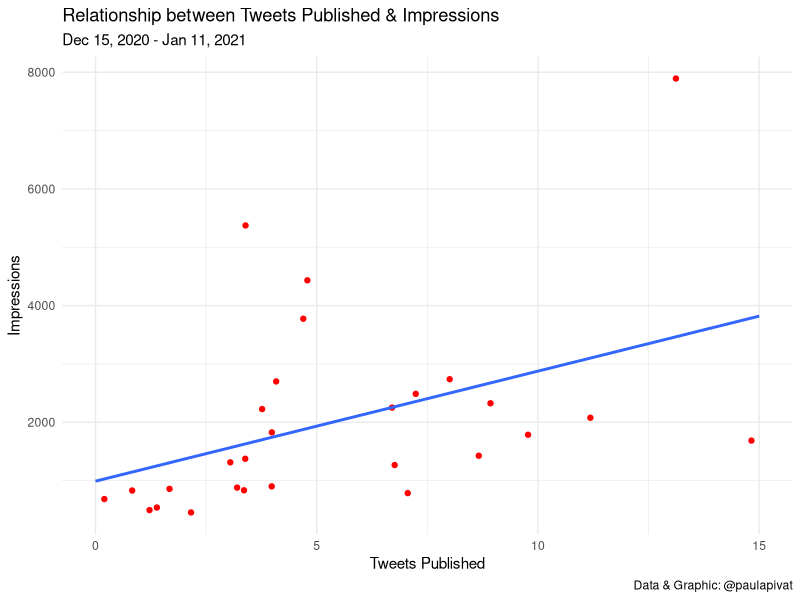
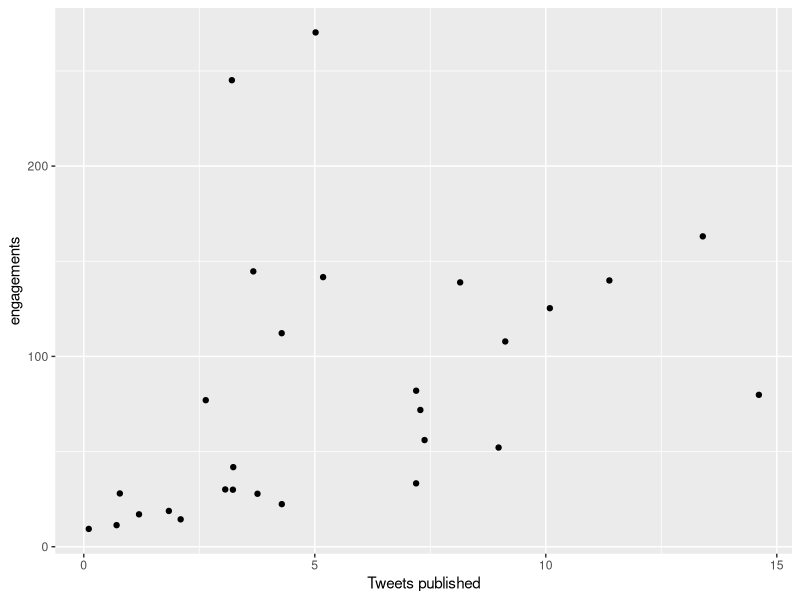
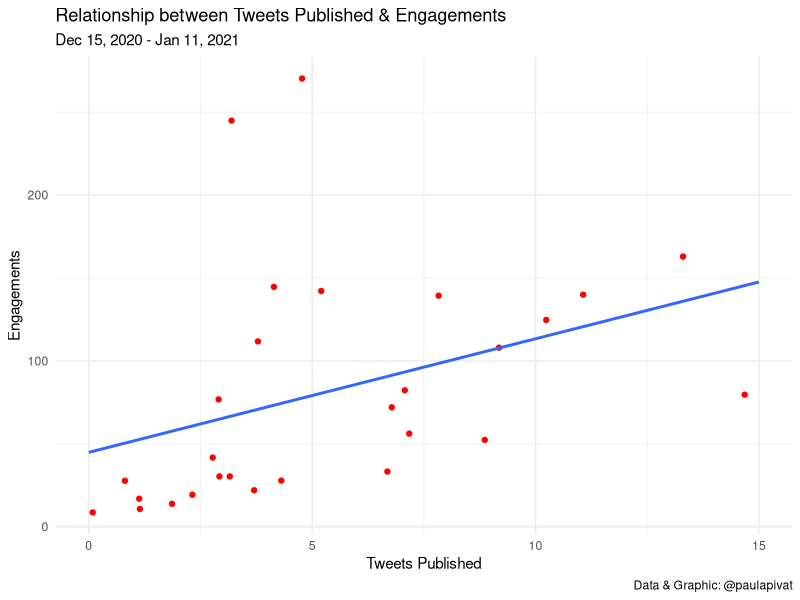
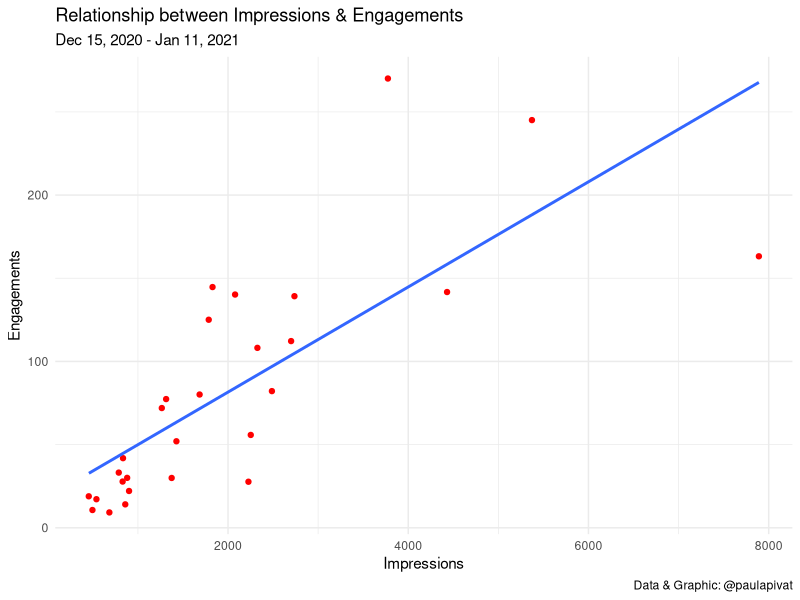
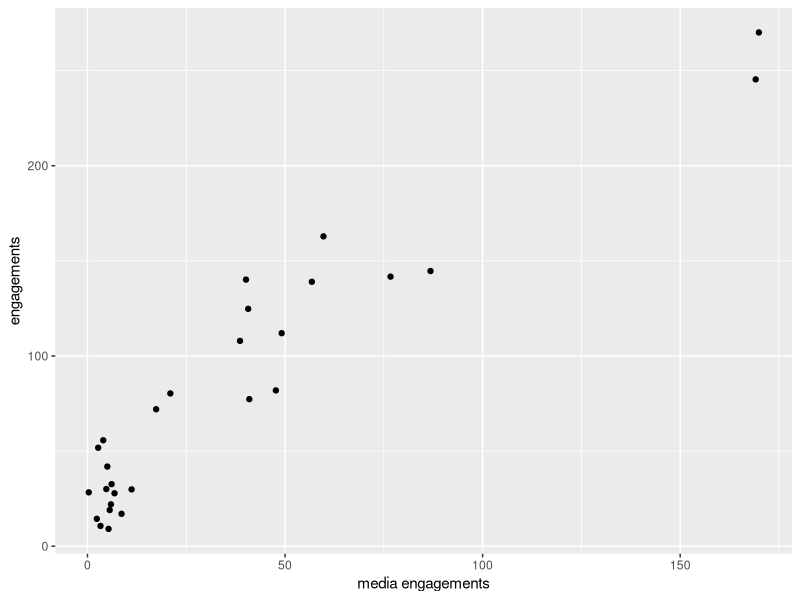
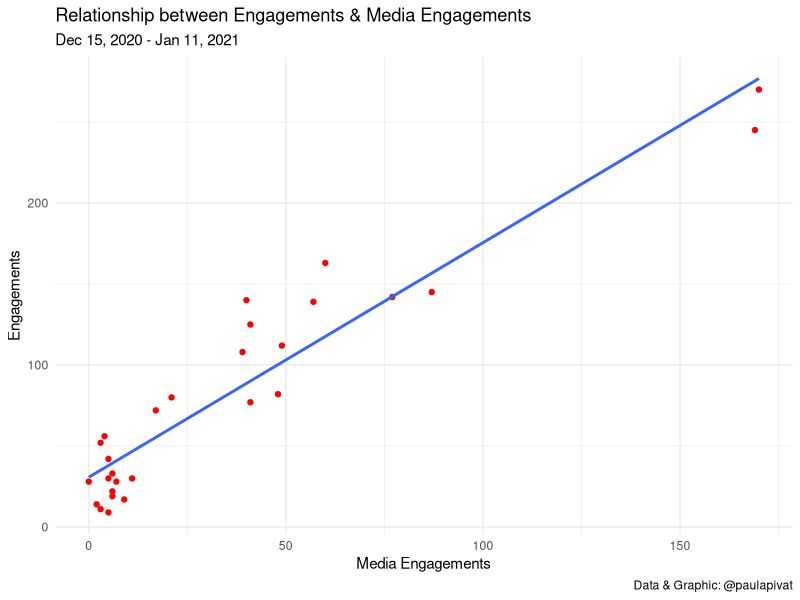
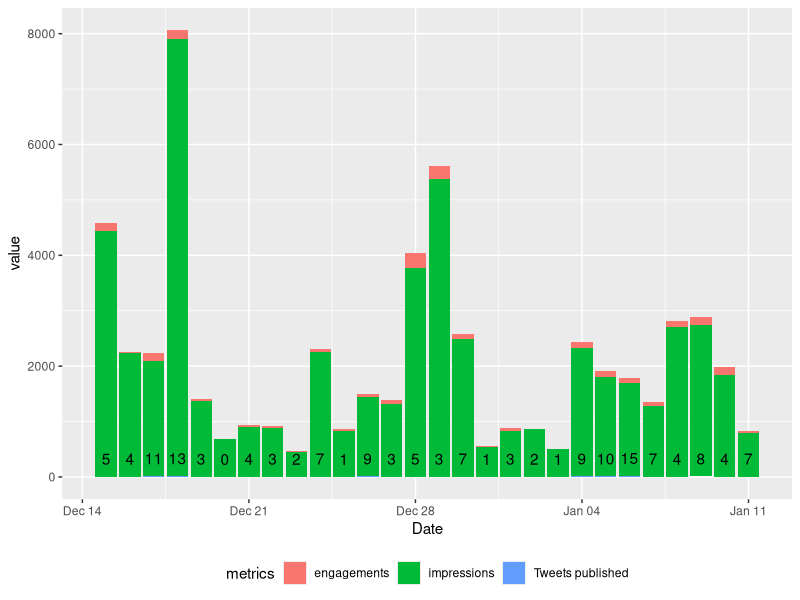
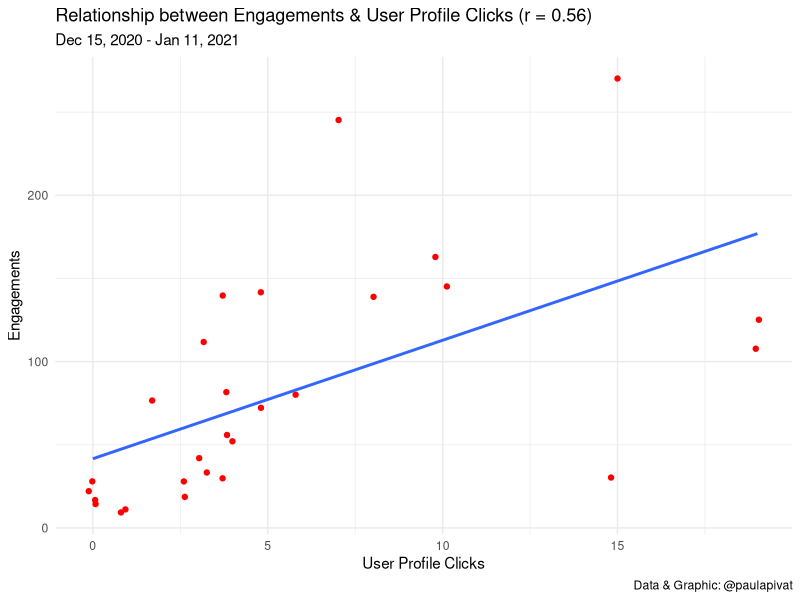

These charts were generated, in order, by the following R code:
library(tidyverse)
library(lubridate)

# load data
df <- read_csv("daily_tweet_metrics_20201215_20210112_en.csv")

# relation published and impressions
df %>%
    ggplot(aes(x = `Tweets published`, y = impressions)) +
    geom_point(color = 'red', position = 'jitter') +
    geom_smooth(method = 'lm', se = FALSE) +
    theme_minimal() +
    labs(
        title = "Relationship between Tweets Published & Impressions",
        subtitle = "Dec 15, 2020 - Jan 11, 2021",
        y = "Impressions",
        x = "Tweets Published",
        caption = "Data & Graphic: @paulapivat"
    )

# relation published and engagement
df %>%
    ggplot(aes(x = `Tweets published`, y = engagements)) +
    geom_point(position = 'jitter')

df %>%
    ggplot(aes(x = `Tweets published`, y = engagements)) +
    geom_point(color = 'red', position = 'jitter') +
    geom_smooth(method = 'lm', se = FALSE) +
    theme_minimal() +
    labs(
        title = "Relationship between Tweets Published & Engagements",
        subtitle = "Dec 15, 2020 - Jan 11, 2021",
        y = "Engagements",
        x = "Tweets Published",
        caption = "Data & Graphic: @paulapivat"
    )

# relation impressions and engagements
df %>%
    ggplot(aes(x = impressions, y = engagements)) +
    geom_point(color = 'red', position = 'jitter') +
    geom_smooth(method = 'lm', se = FALSE) +
    theme_minimal() +
    labs(
        title = "Relationship between Impressions & Engagements",
        subtitle = "Dec 15, 2020 - Jan 11, 2021",
        y = "Engagements",
        x = "Impressions",
        caption = "Data & Graphic: @paulapivat"
    )




# relation engagement and media engagement
df %>%
    ggplot() +
    geom_point(aes(x = `media engagements`, y = engagements), position = 'jitter') 

df %>%
    ggplot(aes(x = `media engagements`, y = engagements)) +
    geom_point(color = 'red') +
    geom_smooth(method = 'lm', se = FALSE) +
    theme_minimal() +
    labs(
        title = "Relationship between Engagements & Media Engagements",
        subtitle = "Dec 15, 2020 - Jan 11, 2021",
        y = "Engagements",
        x = "Media Engagements",
        caption = "Data & Graphic: @paulapivat"
    )

# pivot_longer for published, impressions, engagement
df %>%
    select(1:4) %>%
    pivot_longer(cols = 2:4, names_to = 'metrics') %>%
    ggplot(aes(x = Date, y = value, fill = metrics)) +
    geom_bar(stat = 'identity', position = 'stack') +
    # geom_text represents Tweets published only
    geom_text(aes(label = ifelse(metrics=='Tweets published', value, '')), vjust = -1) +
    theme(legend.position = 'bottom')


# USER PROFILE CLICKS ----

# And Engagement
df %>%
    ggplot(aes(x = `user profile clicks`, y = engagements)) +
    geom_point(color = 'red', position = 'jitter') +
    geom_smooth(method = 'lm', se = FALSE) +
    theme_minimal() +
    labs(
        title = "Relationship between Engagements & User Profile Clicks (r = 0.56)",
        subtitle = "Dec 15, 2020 - Jan 11, 2021",
        y = "Engagements",
        x = "User Profile Clicks",
        caption = "Data & Graphic: @paulapivat"
    )

cor.test(x = df$`user profile clicks`, y = df$engagements)

# And Impressions
df %>%
    ggplot(aes(x = `user profile clicks`, y = impressions)) +
    geom_point(color = 'red', position = 'jitter') +
    geom_smooth(method = 'lm', se = FALSE) +
    theme_minimal() +
    labs(
        title = "Relationship between Impressions & User Profile Clicks (r = 0.34)",
        subtitle = "Dec 15, 2020 - Jan 11, 2021",
        y = "Impressions",
        x = "User Profile Clicks",
        caption = "Data & Graphic: @paulapivat"
    )

cor.test(x = df$`user profile clicks`, y = df$impressions)

# And Tweets Published
df %>%
    ggplot(aes(x = `user profile clicks`, y = `Tweets published`)) +
    geom_point(color = 'red', position = 'jitter') +
    geom_smooth(method = 'lm', se = FALSE) +
    theme_minimal() +
    labs(
        title = "Relationship between Tweets Published & User Profile Clicks (r = 0.43)",
        subtitle = "Dec 15, 2020 - Jan 11, 2021",
        y = "Tweets Published",
        x = "User Profile Clicks",
        caption = "Data & Graphic: @paulapivat"
    )

cor.test(x = df$`user profile clicks`, y = df$`Tweets published`)

# And Retweets
df %>%
    ggplot(aes(x = `user profile clicks`, y = retweets)) +
    geom_point(color = 'red', position = 'jitter') +
    geom_smooth(method = 'lm', se = FALSE) +
    theme_minimal() +
    labs(
        title = "Relationship between Retweets & User Profile Clicks (r = 0.37)",
        subtitle = "Dec 15, 2020 - Jan 11, 2021",
        y = "Retweets",
        x = "User Profile Clicks",
        caption = "Data & Graphic: @paulapivat"
    )

cor.test(x = df$`user profile clicks`, y = df$retweets)

# And Replies
df %>%
    ggplot(aes(x = `user profile clicks`, y = replies)) +
    geom_point(color = 'red', position = 'jitter') +
    geom_smooth(method = 'lm', se = FALSE) +
    theme_minimal() +
    labs(
        title = "Relationship between Replies & User Profile Clicks (r = 0.33)",
        subtitle = "Dec 15, 2020 - Jan 11, 2021",
        y = "Replies",
        x = "User Profile Clicks",
        caption = "Data & Graphic: @paulapivat"
    )

cor.test(x = df$`user profile clicks`, y = df$replies)

# And Likes
df %>%
    ggplot(aes(x = `user profile clicks`, y = likes)) +
    geom_point(color = 'red', position = 'jitter') +
    geom_smooth(method = 'lm', se = FALSE) +
    theme_minimal() +
    labs(
        title = "Relationship between Likes & User Profile Clicks (0.65)",
        subtitle = "Dec 15, 2020 - Jan 11, 2021",
        y = "Likes",
        x = "User Profile Clicks",
        caption = "Data & Graphic: @paulapivat"
    )

cor.test(x = df$`user profile clicks`, y = df$likes)

# And URL Clicks
df %>%
    ggplot(aes(x = `user profile clicks`, y = `url clicks`)) +
    geom_point(color = 'red', position = 'jitter') +
    geom_smooth(method = 'lm', se = FALSE) +
    theme_minimal() +
    labs(
        title = "Relationship between URL Clicks & User Profile Clicks (r = 0.0)",
        subtitle = "Dec 15, 2020 - Jan 11, 2021",
        y = "URL Clicks",
        x = "User Profile Clicks",
        caption = "Data & Graphic: @paulapivat"
    )

cor.test(x = df$`user profile clicks`, y = df$`url clicks`)

# And Hashtag Clicks
df %>%
    ggplot(aes(x = `user profile clicks`, y = `hashtag clicks`)) +
    geom_point(color = 'red', position = 'jitter') +
    geom_smooth(method = 'lm', se = FALSE) +
    theme_minimal() +
    labs(
        title = "Relationship between Hashtag Clicks & User Profile Clicks (r = 0.42)",
        subtitle = "Dec 15, 2020 - Jan 11, 2021",
        y = "Hashtag Clicks",
        x = "User Profile Clicks",
        caption = "Data & Graphic: @paulapivat"
    )

cor.test(x = df$`user profile clicks`, y = df$`hashtag clicks`)

# And Detail Expands
df %>%
    ggplot(aes(x = `user profile clicks`, y = `detail expands`)) +
    geom_point(color = 'red', position = 'jitter') +
    geom_smooth(method = 'lm', se = FALSE) +
    theme_minimal() +
    labs(
        title = "Relationship between Detail Expands & User Profile Clicks (r = 0.35)",
        subtitle = "Dec 15, 2020 - Jan 11, 2021",
        y = "Detail Expands",
        x = "User Profile Clicks",
        caption = "Data & Graphic: @paulapivat"
    )

cor.test(x = df$`user profile clicks`, y = df$`detail expands`)
